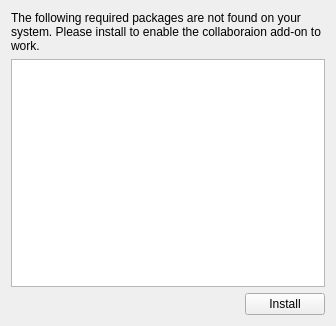
<?xml version="1.0" encoding="UTF-8"?>
<ui version="4.0">
 <class>Form</class>
 <widget class="QWidget" name="Form">
  <property name="geometry">
   <rect>
    <x>0</x>
    <y>0</y>
    <width>336</width>
    <height>326</height>
   </rect>
  </property>
  <property name="windowTitle">
   <string>Form</string>
  </property>
  <layout class="QVBoxLayout" name="verticalLayout">
   <item>
    <widget class="QLabel" name="label">
     <property name="text">
      <string>The following required packages are not found on your system. Please install to enable the collaboraion add-on to work.</string>
     </property>
     <property name="wordWrap">
      <bool>true</bool>
     </property>
    </widget>
   </item>
   <item>
    <widget class="QListView" name="textView">
     <property name="editTriggers">
      <set>QAbstractItemView::NoEditTriggers</set>
     </property>
     <property name="uniformItemSizes">
      <bool>true</bool>
     </property>
    </widget>
   </item>
   <item>
    <layout class="QHBoxLayout" name="horizontalLayout">
     <item>
      <spacer name="horizontalSpacer">
       <property name="orientation">
        <enum>Qt::Horizontal</enum>
       </property>
       <property name="sizeHint" stdset="0">
        <size>
         <width>40</width>
         <height>20</height>
        </size>
       </property>
      </spacer>
     </item>
     <item>
      <widget class="QPushButton" name="button">
       <property name="text">
        <string>Install</string>
       </property>
      </widget>
     </item>
    </layout>
   </item>
  </layout>
 </widget>
 <resources/>
 <connections/>
</ui>
